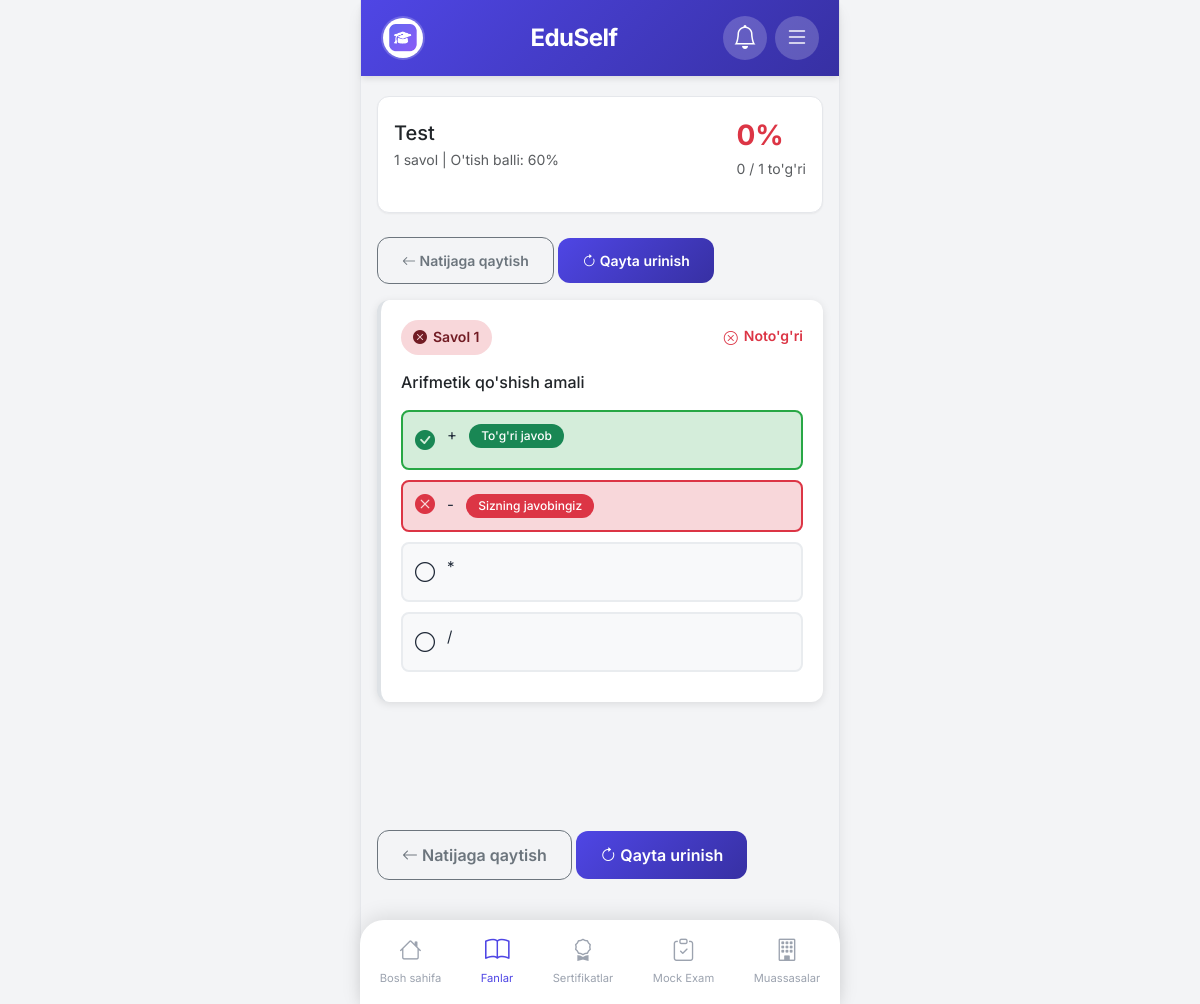
The app's page /tests/1/analysis/ (signed in) with its own data.
### accounts/models.py (models this page shows, shortened)
class User(AbstractUser):
    email = models.EmailField(unique=True)
    profile_image = models.ImageField(upload_to='profiles/', blank=True, null=True)
    bio = models.TextField(blank=True)
    created_at = models.DateTimeField(auto_now_add=True)
    updated_at = models.DateTimeField(auto_now=True)

### core/models.py (models this page shows, shortened)
class Test(models.Model):
    topic = models.ForeignKey(Topic, on_delete=models.CASCADE, related_name='tests', verbose_name="Mavzu")
    title = models.CharField(max_length=200, verbose_name="Test nomi")
    description = models.TextField(blank=True, verbose_name="Tavsif")
    time_limit = models.PositiveIntegerField(default=30, verbose_name="Vaqt limiti (daqiqa)")
    passing_score = models.PositiveIntegerField(default=60, verbose_name="O'tish balli (%)")
    is_active = models.BooleanField(default=True, verbose_name="Faol")
    created_at = models.DateTimeField(auto_now_add=True)
    class Meta:
        ordering = ['-created_at']
        verbose_name = "Test"
        verbose_name_plural = "Testlar"
    def get_questions_count(self):
        return self.questions.count()

class TestResult(models.Model):
    user = models.ForeignKey(settings.AUTH_USER_MODEL, on_delete=models.CASCADE, related_name='test_results')
    test = models.ForeignKey(Test, on_delete=models.CASCADE, related_name='results')
    score = models.PositiveIntegerField(default=0)
    total_questions = models.PositiveIntegerField(default=0)
    correct_answers = models.PositiveIntegerField(default=0)
    passed = models.BooleanField(default=False)
    time_taken = models.PositiveIntegerField(default=0)
    user_answers = models.JSONField(default=dict, blank=True, verbose_name="Foydalanuvchi javoblari")
    completed_at = models.DateTimeField(auto_now_add=True)
    class Meta:
        ordering = ['-completed_at']
        verbose_name = "Test natijasi"
        verbose_name_plural = "Test natijalari"

class Question(models.Model):
    test = models.ForeignKey(Test, on_delete=models.CASCADE, related_name='questions', verbose_name="Test")
    text = models.TextField(verbose_name="Savol matni")
    image = models.ImageField(upload_to='questions/', blank=True, null=True, verbose_name="Rasm")
    order = models.PositiveIntegerField(default=0, verbose_name="Tartib")
    class Meta:
        ordering = ['order']
        verbose_name = "Savol"
        verbose_name_plural = "Savollar"

class Answer(models.Model):
    question = models.ForeignKey(Question, on_delete=models.CASCADE, related_name='answers', verbose_name="Savol")
    text = models.CharField(max_length=500, verbose_name="Javob matni")
    is_correct = models.BooleanField(default=False, verbose_name="To'g'ri javob")
    class Meta:
        verbose_name = "Javob"
        verbose_name_plural = "Javoblar"

### core/views.py (the view)
# urls.py: path('tests/<int:pk>/analysis/', views.test_analysis_view, name='test_analysis'),
@login_required
def test_analysis_view(request, pk):
    test = get_object_or_404(Test, pk=pk)
    result = TestResult.objects.filter(user=request.user, test=test).order_by('-completed_at').first()
    if not result:
        messages.error(request, "Natija topilmadi.")
        return redirect('core:test_result', pk=test.pk)
    questions = test.questions.all().prefetch_related('answers')
    analysis_data = []
    for question in questions:
        question_data = {
            'question': question,
            'all_answers': question.answers.all(),
            'user_answer': None,
            'correct_answer': None,
            'is_correct': False
        }
        user_answer_data = result.user_answers.get(str(question.id))
        if user_answer_data:
            question_data['user_answer'] = user_answer_data
            question_data['is_correct'] = user_answer_data.get('is_correct', False)
        correct_answer = question.answers.filter(is_correct=True).first()
        if correct_answer:
            question_data['correct_answer'] = correct_answer
        analysis_data.append(question_data)
    context = {
        'test': test,
        'result': result,
        'analysis_data': analysis_data,
    }
    return render(request, 'core/test_analysis.html', context)

### core/context_processors.py (called while the page is built)
def site_settings(request):
    try:
        settings = SiteSettings.objects.first()
    except:
        settings = None
    return {'site_settings': settings}

def notifications(request):
    if request.user.is_authenticated:
        user_notifications = Notification.objects.filter(
            user=request.user,
            is_read=False
        )
        global_notifications = Notification.objects.filter(
            is_global=True,
            is_read=False
        )
        all_notifications = (user_notifications | global_notifications).distinct().order_by('-created_at')[:10]
        unread_count = all_notifications.count()
    else:
        all_notifications = []
        unread_count = 0
    return {
        'notifications': all_notifications,
        'unread_notifications_count': unread_count
    }

### templates/core/test_analysis.html (shortened to what this page needs)
{% extends 'base.html' %}
{% block content %}
<div class="card mb-4">
    <div class="card-body">
        <div class="d-flex justify-content-between align-items-center mb-3">
            <div>
                <h5 class="mb-1">{{ test.title }}</h5>
                <p class="text-muted mb-0 small">{{ test.get_questions_count }} savol | O'tish balli: {{ test.passing_score }}%</p>
            </div>
            <div class="text-end">
                <div class="result-score {% if result.passed %}text-success{% else %}text-danger{% endif %}">
                    {{ result.score }}%
                </div>
                <p class="text-muted mb-0 small">{{ result.correct_answers }} / {{ result.total_questions }} to'g'ri</p>
            </div>
        </div>
    </div>
</div>
<div class="mb-3">
    <a href="{% url 'core:test_result' test.pk %}" class="btn btn-outline-secondary btn-sm">
        <i class="bi bi-arrow-left"></i> Natijaga qaytish
    </a>
    <a href="{% url 'core:take_test' test.pk %}" class="btn btn-primary btn-sm">
        <i class="bi bi-arrow-clockwise"></i> Qayta urinish
    </a>
</div>
<div class="analysis-container">
    {% for item in analysis_data %}
    <div class="question-analysis-card mb-4">
        <div class="question-header">
            <div class="question-number-badge {% if item.is_correct %}correct{% else %}incorrect{% endif %}">
                <i class="bi {% if item.is_correct %}bi-check-circle-fill{% else %}bi-x-circle-fill{% endif %}"></i>
                Savol {{ forloop.counter }}
            </div>
            <span class="question-status {% if item.is_correct %}text-success{% else %}text-danger{% endif %}">
                {% if item.is_correct %}
                    <i class="bi bi-check-circle"></i> To'g'ri
                {% else %}
                    <i class="bi bi-x-circle"></i> Noto'g'ri
                {% endif %}
            </span>
        </div>
        <div class="question-text-analysis">
            {{ item.question.text }}
        </div>
        <div class="answers-analysis">
            {% for answer in item.all_answers %}
            <div class="answer-item-analysis
                {% if answer.is_correct %}correct-answer{% endif %}
                {% if item.user_answer and item.user_answer.selected_answer_id == answer.id %}user-selected{% endif %}
                {% if item.user_answer and item.user_answer.selected_answer_id == answer.id and not answer.is_correct %}wrong-answer{% endif %}">
                <div class="answer-indicator">
                    {% if answer.is_correct %}
                        <i class="bi bi-check-circle-fill text-success"></i>
                    {% elif item.user_answer and item.user_answer.selected_answer_id == answer.id %}
                        <i class="bi bi-x-circle-fill text-danger"></i>
                    {% else %}
                        <i class="bi bi-circle"></i>
                    {% endif %}
                </div>
                <div class="answer-text">
                    {{ answer.text }}
                    {% if answer.is_correct %}
                        <span class="badge bg-success ms-2">To'g'ri javob</span>
                    {% endif %}
                    {% if item.user_answer and item.user_answer.selected_answer_id == answer.id %}
                        <span class="badge {% if answer.is_correct %}bg-success{% else %}bg-danger{% endif %} ms-2">
                            Sizning javobingiz
                        </span>
                    {% endif %}
                </div>
            </div>
            {% endfor %}
        </div>
    </div>
    {% endfor %}
</div>
<div class="mt-4 mb-4">
    <a href="{% url 'core:test_result' test.pk %}" class="btn btn-outline-secondary">
        <i class="bi bi-arrow-left"></i> Natijaga qaytish
    </a>
    <a href="{% url 'core:take_test' test.pk %}" class="btn btn-primary">
        <i class="bi bi-arrow-clockwise"></i> Qayta urinish
    </a>
</div>
{% endblock %}

### templates/base.html (shortened to what this page needs)
<!DOCTYPE html>
<html lang="uz">
<head>
    {% load static %}
    <link href="https://cdn.jsdelivr.net/npm/bootstrap@5.3.2/dist/css/bootstrap.min.css" rel="stylesheet">
    <link rel="stylesheet" href="https://cdn.jsdelivr.net/npm/bootstrap-icons@1.11.1/font/bootstrap-icons.css">
    <link rel="stylesheet" href="{% static 'css/style.css' %}">
</head>
<body>
    <div class="app-container">
        <header class="app-header">
            <div class="header-left">
                {% if user.is_authenticated %}
                <a href="{% url 'accounts:profile' %}" class="profile-btn">
                    {% if user.profile_image %}
                    <img src="{{ user.profile_image.url }}" alt="Profile" class="profile-img">
                    {% else %}
                    <i class="bi bi-person-circle"></i>
                    {% endif %}
                </a>
                {% else %}
                <a href="{% url 'accounts:login' %}" class="profile-btn">
                    <i class="bi bi-person-circle"></i>
                </a>
                {% endif %}
            </div>
            <div class="header-center">
                <a href="{% url 'core:home' %}" class="logo-text">EduSelf</a>
            </div>
            <div class="header-right">
                {% if user.is_authenticated %}
                <button class="notification-btn" type="button" data-bs-toggle="offcanvas" data-bs-target="#notificationMenu">
                    <i class="bi bi-bell"></i>
                </button>
                {% endif %}
                <button class="menu-btn" type="button" data-bs-toggle="offcanvas" data-bs-target="#sideMenu">
                    <i class="bi bi-list"></i>
                </button>
            </div>
        </header>
        <main class="app-content">
            {% block content %}{% endblock %}
        </main>
        <nav class="bottom-nav">
            <a href="{% url 'core:home' %}" class="nav-item {% if request.resolver_match.url_name == 'home' %}active{% endif %}">
                <i class="bi bi-house"></i>
                <span>Bosh sahifa</span>
            </a>
            <a href="{% url 'core:subjects' %}" class="nav-item {% if 'subjects' in request.path or 'topics' in request.path or 'tests' in request.path %}active{% endif %}">
                <i class="bi bi-book"></i>
                <span>Fanlar</span>
            </a>
            <a href="{% url 'core:certificates' %}" class="nav-item {% if 'certificates' in request.path or 'cert' in request.path %}active{% endif %}">
                <i class="bi bi-award"></i>
                <span>Sertifikatlar</span>
            </a>
            <a href="{% url 'core:mock_exams' %}" class="nav-item {% if 'mock' in request.path %}active{% endif %}">
                <i class="bi bi-clipboard-check"></i>
                <span>Mock Exam</span>
            </a>
            <a href="{% url 'core:institutions' %}" class="nav-item {% if 'institutions' in request.path %}active{% endif %}">
                <i class="bi bi-building"></i>
                <span>Muassasalar</span>
            </a>
        </nav>
    </div>
</body>
</html>

### static/css/style.css (style rules this page uses)
:root { --primary-color: #4F46E5; --primary-light: #818CF8; --primary-dark: #3730A3; --secondary-color: #10B981; --accent-color: #F59E0B; --danger-color: #EF4444; --background-color: #F3F4F6; --card-bg: #FFFFFF; --text-primary: #1F2937; --text-secondary: #6B7280; --text-muted: #9CA3AF; --border-color: #E5E7EB; --shadow-sm: 0 1px 2px 0 rgba(0, 0, 0, 0.05); --shadow-md: 0 4px 6px -1px rgba(0, 0, 0, 0.1); --shadow-lg: 0 10px 15px -3px rgba(0, 0, 0, 0.1); --radius-sm: 8px; --radius-md: 12px; --radius-lg: 16px; --radius-xl: 24px; }
* { margin: 0; padding: 0; box-sizing: border-box; }
body { font-family: 'Inter', -apple-system, BlinkMacSystemFont, sans-serif; background-color: var(--background-color); color: var(--text-primary); line-height: 1.6; -webkit-font-smoothing: antialiased; }
.app-container { max-width: 480px; margin: 0 auto; min-height: 100vh; background-color: var(--background-color); position: relative; padding-bottom: 80px; }
.app-header { position: sticky; top: 0; z-index: 100; background: linear-gradient(135deg, var(--primary-color) 0%, var(--primary-dark) 100%); padding: 16px 20px; display: flex; justify-content: space-between; align-items: center; box-shadow: var(--shadow-md); }
.header-left { width: 44px; }
.header-right { display: flex; gap: 8px; align-items: center; }
.profile-btn, .menu-btn, .notification-btn { width: 44px; height: 44px; border-radius: 50%; background: rgba(255, 255, 255, 0.2); border: none; display: flex; align-items: center; justify-content: center; color: white; font-size: 1.5rem; text-decoration: none; transition: all 0.3s ease; position: relative; }
.profile-img { width: 40px; height: 40px; border-radius: 50%; object-fit: cover; }
.logo-text { font-size: 1.5rem; font-weight: 700; color: white; text-decoration: none; letter-spacing: -0.5px; }
.app-content { padding: 20px 16px 20px 16px; min-height: calc(100vh - 140px); }
.bottom-nav { position: fixed; bottom: 0; left: 50%; transform: translateX(-50%); width: 100%; max-width: 480px; background: white; display: flex; justify-content: space-around; padding: 8px 0 12px; box-shadow: 0 -4px 20px rgba(0, 0, 0, 0.1); border-radius: 24px 24px 0 0; z-index: 100; }
.nav-item { display: flex; flex-direction: column; align-items: center; text-decoration: none; color: var(--text-muted); font-size: 0.7rem; padding: 4px 8px; transition: all 0.3s ease; }
.nav-item i { font-size: 1.4rem; margin-bottom: 2px; }
.nav-item.active { color: var(--primary-color); }
.nav-item.active i { transform: scale(1.1); }
.card { background: var(--card-bg); border-radius: var(--radius-md); box-shadow: var(--shadow-sm); border: 1px solid var(--border-color); margin-bottom: 16px; overflow: hidden; transition: all 0.3s ease; }
.card-body { padding: 16px; }
.btn { border-radius: var(--radius-md); padding: 12px 24px; font-weight: 600; transition: all 0.3s ease; }
.btn-primary { background: linear-gradient(135deg, var(--primary-color) 0%, var(--primary-dark) 100%); border: none; }
.badge { padding: 6px 12px; border-radius: 20px; font-weight: 500; font-size: 0.75rem; }
.result-score { font-size: 3rem; font-weight: 700; color: var(--text-primary); }
@media (min-width: 481px) { .app-container { border-left: 1px solid var(--border-color); border-right: 1px solid var(--border-color); box-shadow: var(--shadow-lg); } }
.text-danger { display: flex; align-items: flex-start; gap: 6px; }
.text-danger i { margin-top: 2px; flex-shrink: 0; }

### records on screen
User: profile_image (picture)
Test: title "Test", get_questions_count "1", passing_score "60"
TestResult: score "0", correct_answers "0", total_questions "1"
Question: question.text "Arifmetik qo'shish amali"
Answer: is_correct True (drawn), text "+"
Answer: is_correct False (drawn), text "-", shows "Sizning javobingiz"
Answer: is_correct False (drawn), text "*"
Answer: is_correct False (drawn), text "/"
